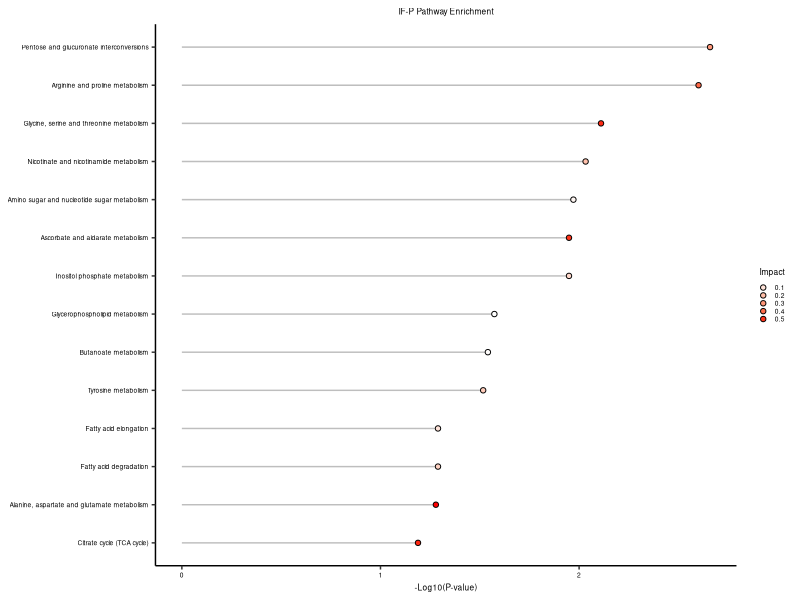
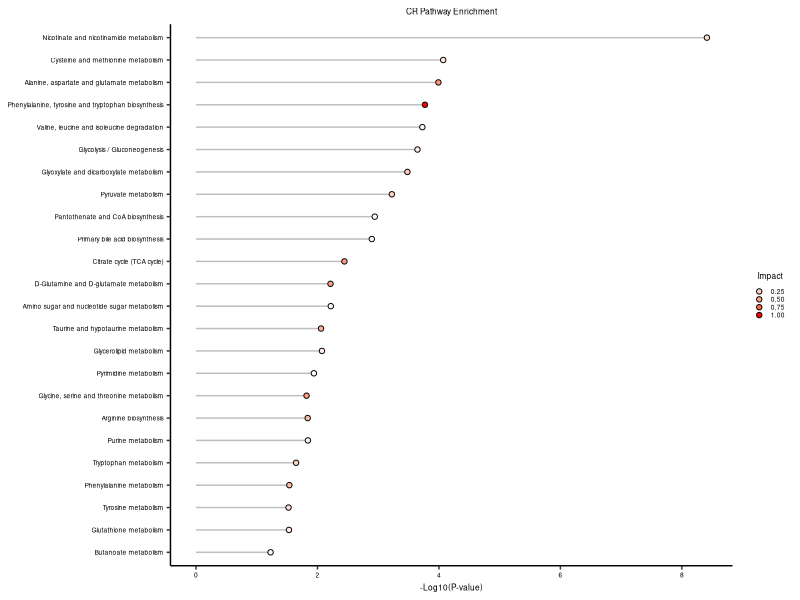

Recreate these plots in R, in order. (Note: this script raises an error after producing the figures.)
# load packages
library(ggplot2); packageVersion("ggplot2")

# Import IFP data
IFP_pathway <- read.csv(file = './IFP_pathway.csv')

level_orderIFP <- factor(IFP_pathway$Metabolite, level = c('Citrate cycle (TCA cycle)',
                                                           'Alanine, aspartate and glutamate metabolism',
                                                           'Fatty acid degradation',
                                                           'Fatty acid elongation',
                                                           'Tyrosine metabolism',
                                                           'Butanoate metabolism',
                                                           'Glycerophospholipid metabolism',
                                                           'Inositol phosphate metabolism',
                                                           'Ascorbate and aldarate metabolism',
                                                           'Amino sugar and nucleotide sugar metabolism',
                                                           'Nicotinate and nicotinamide metabolism',
                                                           'Glycine, serine and threonine metabolism',
                                                           'Arginine and proline metabolism',
                                                           'Pentose and glucuronate interconversions'))

IFP_plot <- ggplot(IFP_pathway, aes(x = level_orderIFP, y = p, fill = Impact)) +
  geom_segment( aes(x=level_orderIFP, xend=level_orderIFP, y=0, yend=p), size = 0.5, color="grey") +
  geom_point(color = "black", shape=21, stroke=0.5) +
  coord_flip() +
  labs(title="IF-P Pathway Enrichment", y="-Log10(P-value)") +
  theme_classic() +
  theme(axis.text=element_text(colour="black")) +
  theme(text = element_text(size = 6)) +
  theme(plot.title = element_text(hjust = 0.5)) +
  theme(axis.title.y = element_blank()) +
  guides(fill = guide_legend(title.position = "top", title.hjust = 0.5)) +
  scale_fill_gradient(low = "white", high = "red") +
  theme(legend.key.size = unit(0.2, 'cm')) +
  theme(plot.title = element_text(size=6))

IFP_plot

# Import CR data
CR_pathway <- read.csv(file = './CR_pathway.csv')

level_orderCR <- factor(CR_pathway$Metabolite, level = c('Butanoate metabolism',
                                                       'Glutathione metabolism',
                                                       'Tyrosine metabolism',
                                                       'Phenylalanine metabolism',
                                                       'Tryptophan metabolism',
                                                       'Purine metabolism',
                                                       'Arginine biosynthesis',
                                                       'Glycine, serine and threonine metabolism',
                                                       'Pyrimidine metabolism',
                                                       'Glycerolipid metabolism',
                                                       'Taurine and hypotaurine metabolism',
                                                       'Amino sugar and nucleotide sugar metabolism',
                                                       'D-Glutamine and D-glutamate metabolism',
                                                       'Citrate cycle (TCA cycle)',
                                                       'Primary bile acid biosynthesis',
                                                       'Pantothenate and CoA biosynthesis',
                                                       'Pyruvate metabolism',
                                                       'Glyoxylate and dicarboxylate metabolism',
                                                       'Glycolysis / Gluconeogenesis',
                                                       'Valine, leucine and isoleucine degradation',
                                                       'Phenylalanine, tyrosine and tryptophan biosynthesis',
                                                       'Alanine, aspartate and glutamate metabolism',
                                                       'Cysteine and methionine metabolism',
                                                       'Nicotinate and nicotinamide metabolism'))

CR_plot <- ggplot(CR_pathway, aes(x = level_orderCR, y = p, fill = Impact)) +
  geom_segment( aes(x=level_orderCR, xend=level_orderCR, y=0, yend=p), size = 0.5, color="grey") +
  geom_point(color = "black", shape=21, stroke=0.5) +
  coord_flip() +
  labs(title="CR Pathway Enrichment", y="-Log10(P-value)") +
  theme_classic() +
  theme(axis.text=element_text(colour="black")) +
  theme(text = element_text(size = 6)) +
  theme(plot.title = element_text(hjust = 0.5)) +
  theme(axis.title.y = element_blank()) +
  guides(fill = guide_legend(title.position = "top", title.hjust = 0.5)) +
  scale_fill_gradient(low = "white", high = "red") +
  theme(legend.key.size = unit(0.2, 'cm')) +
  theme(plot.title = element_text(size=6))

CR_plot

# combine plots

IFP_plot / CR_plot +
  plot_layout(heights = c(1.1, 2))

#png
ggsave("./figures/Fig2c.png", height = 11, width = 9, units = "cm")
